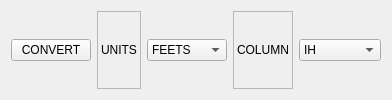
     <widget class="QFrame" name="horizontalFrame">
      <property name="styleSheet">
       <string notr="true">border-color: rgb(239, 245, 255);</string>
      </property>
      <layout class="QHBoxLayout" name="horizontalLayout_10">
       <item alignment="Qt::AlignLeft">
        <widget class="QPushButton" name="pushButton_6">
         <property name="minimumSize">
          <size>
           <width>75</width>
           <height>0</height>
          </size>
         </property>
         <property name="text">
          <string>CONVERT</string>
         </property>
        </widget>
       </item>
       <item>
        <widget class="QLabel" name="label_12">
         <property name="frameShape">
          <enum>QFrame::StyledPanel</enum>
         </property>
         <property name="text">
          <string>UNITS</string>
         </property>
        </widget>
       </item>
       <item>
        <widget class="QComboBox" name="comboBox_3">
         <item>
          <property name="text">
           <string>FEETS</string>
          </property>
         </item>
         <item>
          <property name="text">
           <string>METRES</string>
          </property>
         </item>
        </widget>
       </item>
       <item>
        <widget class="QLabel" name="label_11">
         <property name="frameShape">
          <enum>QFrame::StyledPanel</enum>
         </property>
         <property name="text">
          <string>COLUMN</string>
         </property>
        </widget>
       </item>
       <item>
        <widget class="QComboBox" name="comboBox">
         <item>
          <property name="text">
           <string>IH</string>
          </property>
         </item>
         <item>
          <property name="text">
           <string>HCR_LL</string>
          </property>
         </item>
         <item>
          <property name="text">
           <string>HCR_RR</string>
          </property>
         </item>
         <item>
          <property name="text">
           <string>VCR_LL</string>
          </property>
         </item>
         <item>
          <property name="text">
           <string>VCR_RR</string>
          </property>
         </item>
         <item>
          <property name="text">
           <string>HD_LL</string>
          </property>
         </item>
         <item>
          <property name="text">
           <string>HD_RR</string>
          </property>
         </item>
         <item>
          <property name="text">
           <string>VD_LL</string>
          </property>
         </item>
         <item>
          <property name="text">
           <string>VD_RR</string>
          </property>
         </item>
         <item>
          <property name="text">
           <string>PH</string>
          </property>
         </item>
        </widget>
       </item>
      </layout>
     </widget>
